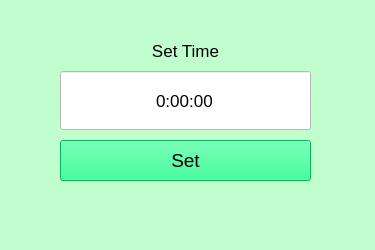
<?xml version="1.0" encoding="UTF-8"?>
<ui version="4.0">
 <class>SetTime</class>
 <widget class="QMainWindow" name="SetTime">
  <property name="geometry">
   <rect>
    <x>0</x>
    <y>0</y>
    <width>375</width>
    <height>250</height>
   </rect>
  </property>
  <property name="minimumSize">
   <size>
    <width>375</width>
    <height>250</height>
   </size>
  </property>
  <property name="maximumSize">
   <size>
    <width>375</width>
    <height>250</height>
   </size>
  </property>
  <property name="windowTitle">
   <string>MainWindow</string>
  </property>
  <property name="styleSheet">
   <string notr="true">background-color: rgb(192, 255, 205);</string>
  </property>
  <widget class="QWidget" name="centralwidget">
   <widget class="QLabel" name="label">
    <property name="geometry">
     <rect>
      <x>60</x>
      <y>30</y>
      <width>251</width>
      <height>41</height>
     </rect>
    </property>
    <property name="font">
     <font>
      <pointsize>13</pointsize>
     </font>
    </property>
    <property name="text">
     <string>Set Time</string>
    </property>
    <property name="alignment">
     <set>Qt::AlignCenter</set>
    </property>
   </widget>
   <widget class="QPushButton" name="set">
    <property name="geometry">
     <rect>
      <x>60</x>
      <y>140</y>
      <width>251</width>
      <height>41</height>
     </rect>
    </property>
    <property name="font">
     <font>
      <pointsize>14</pointsize>
     </font>
    </property>
    <property name="styleSheet">
     <string notr="true">background-color: rgb(0, 255, 127);</string>
    </property>
    <property name="text">
     <string>Set</string>
    </property>
   </widget>
   <widget class="QTimeEdit" name="timeEdit">
    <property name="geometry">
     <rect>
      <x>60</x>
      <y>70</y>
      <width>251</width>
      <height>61</height>
     </rect>
    </property>
    <property name="font">
     <font>
      <pointsize>13</pointsize>
     </font>
    </property>
    <property name="styleSheet">
     <string notr="true">background-color: rgb(255, 255, 255);</string>
    </property>
    <property name="alignment">
     <set>Qt::AlignCenter</set>
    </property>
    <property name="buttonSymbols">
     <enum>QAbstractSpinBox::NoButtons</enum>
    </property>
    <property name="keyboardTracking">
     <bool>true</bool>
    </property>
    <property name="currentSection">
     <enum>QDateTimeEdit::HourSection</enum>
    </property>
    <property name="displayFormat">
     <string>H:mm:ss</string>
    </property>
    <property name="calendarPopup">
     <bool>false</bool>
    </property>
   </widget>
  </widget>
  <widget class="QMenuBar" name="menubar">
   <property name="geometry">
    <rect>
     <x>0</x>
     <y>0</y>
     <width>375</width>
     <height>26</height>
    </rect>
   </property>
  </widget>
  <widget class="QStatusBar" name="statusbar"/>
 </widget>
 <resources/>
 <connections/>
</ui>
